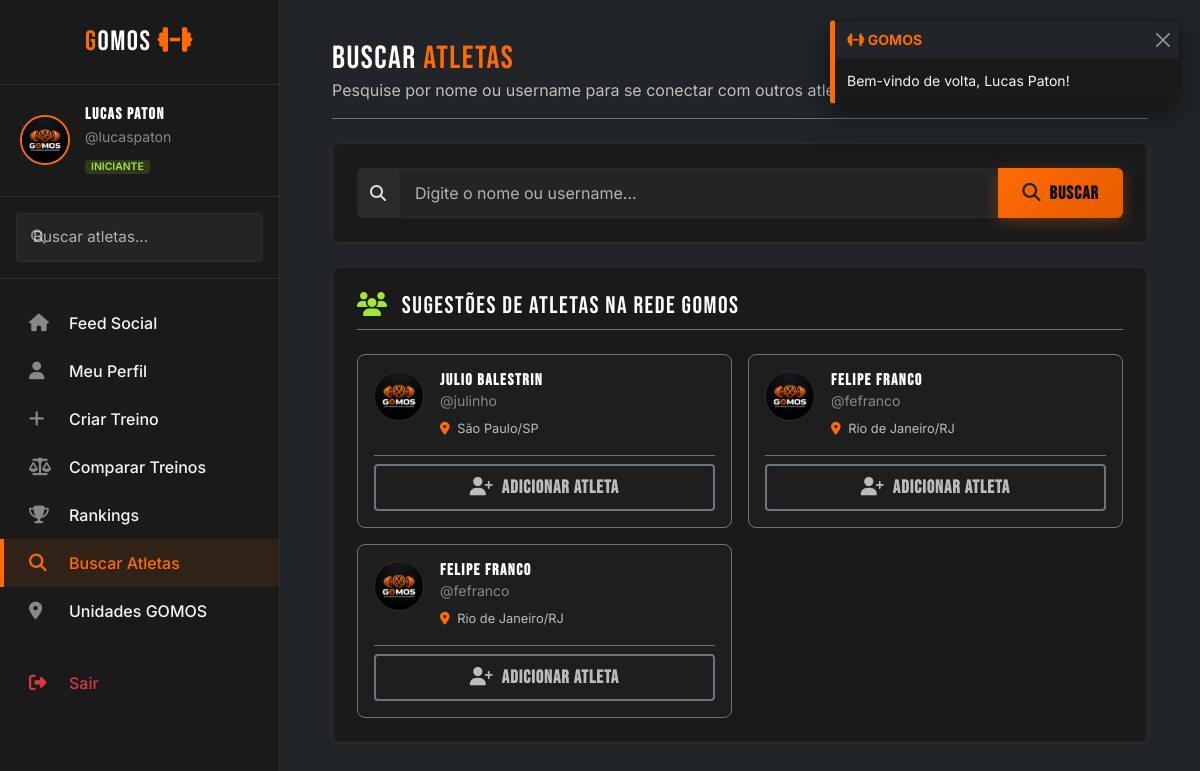
Before: /gomos/usuarios/pesquisar (signed in) with the older database file.
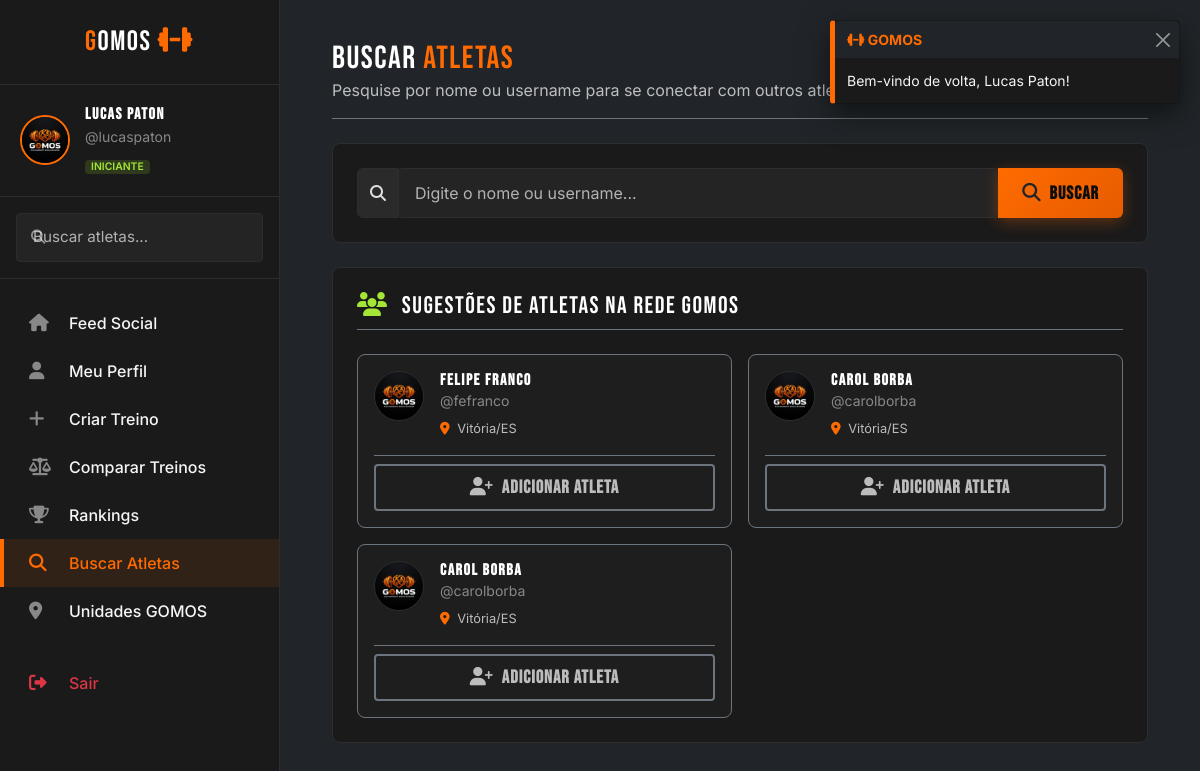
After: the same page with the newer database file.
### tables this page shows
CREATE TABLE IF NOT EXISTS usuarios (
    id INT AUTO_INCREMENT PRIMARY KEY,
    nome VARCHAR(100) NOT NULL,
    username VARCHAR(50) NOT NULL UNIQUE,
    email VARCHAR(100) NOT NULL UNIQUE,
    senha VARCHAR(255) NOT NULL,
    foto_perfil VARCHAR(255) DEFAULT 'default_avatar.png',
    bio TEXT,
    nivel_fitness ENUM('iniciante', 'intermediario', 'avancado') DEFAULT 'iniciante',
    academia_id INT,
    cidade VARCHAR(100) NOT NULL,
    estado CHAR(2) NOT NULL,
    peso DECIMAL(5,2) DEFAULT 0.00,
    altura INT DEFAULT 0,
    total_treinos INT DEFAULT 0,
    total_curtidas INT DEFAULT 0,
    pontos_ranking INT DEFAULT 0,
    ativo TINYINT(1) DEFAULT 1,
    criado_em TIMESTAMP DEFAULT CURRENT_TIMESTAMP,
    ultimo_acesso TIMESTAMP DEFAULT CURRENT_TIMESTAMP ON UPDATE CURRENT_TIMESTAMP,
    FOREIGN KEY (academia_id) REFERENCES academias(id) ON DELETE SET NULL
);

### gomos/app/controllers/UsuarioController.php (called while the page is built, shortened)
<?php
class UsuarioController {
    public function pesquisar() {
        $usuario_logado_id = Session::get('usuario_id');
        $amizadeModel = new AmizadeModel();
        $sugestoes = $amizadeModel->listarSugestoesAmigos($usuario_logado_id, 6);
        require_once __DIR__ . '/../views/usuario/pesquisar.php';
    }
}

### gomos/app/helpers/Session.php (called while the page is built, shortened)
<?php
class Session {
    public static function get($key) {
        return isset($_SESSION[$key]) ? $_SESSION[$key] : null;
    }
    public static function getAllFlashes() {
        $flashes = isset($_SESSION['flash']) ? $_SESSION['flash'] : [];
        return $flashes;
    }
}

### gomos/app/config/Database.php (called while the page is built, shortened)
<?php
class Database {
    private static $instance = null;
    private $db_name = 'gomos';
    private $username = 'root';
    private $password = '';
    private function __construct() {
        $ports = [3306, 3307];
        foreach ($ports as $port) {
            try {
                $this->conn = new PDO(
                    "mysql:host=127.0.0.1;port=" . $port . ";dbname=" . $this->db_name . ";charset=utf8mb4",
                    $this->username,
                    $this->password,
                    [
                        PDO::ATTR_ERRMODE => PDO::ERRMODE_EXCEPTION,
                        PDO::ATTR_DEFAULT_FETCH_MODE => PDO::FETCH_ASSOC,
                        PDO::ATTR_EMULATE_PREPARES => false,
                    ]
                );
                break;
            } catch (PDOException $e) {
                $lastException = $e;
            }
        }
    }
    public static function getConnection() {
        if (self::$instance === null) {
            self::$instance = new self();
        }
        return self::$instance->conn;
    }
}

### gomos/app/models/AmizadeModel.php (called while the page is built, shortened)
<?php
class AmizadeModel {
    private $db;
    public function __construct() {
        $this->db = Database::getConnection();
    }
    public function listarSugestoesAmigos($usuario_id, $limite = 5) {
        $sql_u = "SELECT cidade, academia_id FROM usuarios WHERE id = :id";
        $stmt_u = $this->db->prepare($sql_u);
        $stmt_u->execute([':id' => $usuario_id]);
        $user = $stmt_u->fetch();
        $cidade = $user ? $user['cidade'] : '';
        $academia_id = $user ? $user['academia_id'] : null;
        $sql = "SELECT id, nome, username, foto_perfil, cidade, estado
                FROM usuarios
                WHERE id != :usuario_id_excluir
                  AND ativo = 1
                  AND id NOT IN (
                      SELECT receptor_id FROM amizades WHERE solicitante_id = :usuario_id_solicitante
                      UNION
                      SELECT solicitante_id FROM amizades WHERE receptor_id = :usuario_id_receptor
                  )
                ORDER BY
                  CASE WHEN academia_id = :academia_id THEN 1 ELSE 2 END,
                  CASE WHEN cidade = :cidade THEN 1 ELSE 2 END,
                  pontos_ranking DESC
                LIMIT :limite";
        $stmt = $this->db->prepare($sql);
        $stmt->bindValue(':usuario_id_excluir', $usuario_id, PDO::PARAM_INT);
        $stmt->bindValue(':usuario_id_solicitante', $usuario_id, PDO::PARAM_INT);
        $stmt->bindValue(':usuario_id_receptor', $usuario_id, PDO::PARAM_INT);
        $stmt->bindValue(':academia_id', $academia_id, PDO::PARAM_INT);
        $stmt->bindValue(':cidade', $cidade, PDO::PARAM_STR);
        $stmt->bindValue(':limite', $limite, PDO::PARAM_INT);
        $stmt->execute();
        return $stmt->fetchAll();
    }
}

### gomos/app/views/partials/sidebar.php (called while the page is built, shortened)
<?php
$root = str_replace('\\', '/', dirname($_SERVER['SCRIPT_NAME']));
$rootUrl = rtrim($root, '/public');
?>

### gomos/app/views/usuario/pesquisar.php (the view, shortened to what the changed rows need)
<?php
require_once __DIR__ . '/../partials/header.php';
?>
<div class="dashboard-wrapper">
    <?php require_once __DIR__ . '/../partials/sidebar.php'; ?>
    <main class="main-content-gomos bg-dark">
        <div class="container-fluid">
            <div class="row">
                <div class="col-lg-12">
                    <div class="d-flex align-items-center justify-content-between mb-4 border-bottom border-secondary pb-3">
                        <div>
                            <h2 class="text-white m-0">BUSCAR <span class="text-orange">ATLETAS</span></h2>
                        </div>
                    </div>
                    <div class="card-gomos p-4">
                        <?php if (!empty($sugestoes)): ?>
                            <div class="row g-3">
                                <?php foreach ($sugestoes as $sug): ?>
                                    <div class="col-md-6 col-xxl-4">
                                        <div class="card-gomos p-3 m-0 d-flex flex-column justify-content-between h-100 border border-secondary" style="background-color: rgba(255, 255, 255, 0.02);">
                                            <div class="d-flex align-items-start gap-3">
                                                <a href="<?= $rootUrl ?>/perfil/<?= $sug['username'] ?>">
                                                    <img src="<?= $root ?>/assets/img/<?= $sug['foto_perfil'] ?: 'default_avatar.png' ?>" alt="Avatar" class="rounded-circle" style="width: 50px; height: 50px; object-fit: cover; border: 1.5px solid var(--border-color);">
                                                </a>
                                                <div class="flex-grow-1">
                                                    <h6 class="text-white m-0 fw-bold">
                                                        <a href="<?= $rootUrl ?>/perfil/<?= $sug['username'] ?>" class="text-decoration-none text-white hover-orange">
                                                            <?= $sug['nome'] ?>
                                                        </a>
                                                    </h6>
                                                    <span class="text-muted-gomos small d-block">@<?= $sug['username'] ?></span>
                                                    <div class="text-secondary small mt-2" style="font-size: 0.8rem;">
                                                        <i class="fa-solid fa-location-dot me-1 text-orange"></i> <?= $sug['cidade'] ?>/<?= $sug['estado'] ?>
                                                    </div>
                                                </div>
                                            </div>
                                            <div class="border-top border-secondary mt-3 pt-2 d-flex justify-content-end">
                                                <?php if ($sug['status_amizade'] === 'nenhum'): ?>
                                                    <form action="<?= $rootUrl ?>/amigos/adicionar/<?= $sug['id'] ?>" method="POST" class="m-0 w-100">
                                                        <button type="submit" class="btn btn-outline-gomos btn-sm w-100 py-2 border-secondary text-secondary">
                                                            <i class="fa-solid fa-user-plus me-1"></i> ADICIONAR ATLETA
                                                        </button>
                                                    </form>
                                                <?php elseif ($sug['status_amizade'] === 'pendente_enviado'): ?>
                                                    <button class="btn btn-outline-secondary btn-sm w-100 py-2 border-secondary text-muted" disabled>
                                                        <i class="fa-solid fa-clock me-1"></i> ENVIADO
                                                    </button>
                                                <?php endif; ?>
                                            </div>
                                        </div>
                                    </div>
                                <?php endforeach; ?>
                            </div>
                        <?php else: ?>
                            <p class="text-secondary small m-0">Nenhuma sugestão de conexão disponível no momento.</p>
                        <?php endif; ?>
                    </div>
                </div>
            </div>
        </div>
    </main>
</div>
<?php require_once __DIR__ . '/../partials/footer.php'; ?>

### gomos/app/views/partials/header.php (shortened to what the changed rows need)
<!DOCTYPE html>
<html lang="pt-BR">
<head>
    <link rel="stylesheet" href="https://cdn.jsdelivr.net/npm/bootstrap@5.3.0/dist/css/bootstrap.min.css">
    <link rel="stylesheet" href="https://cdnjs.cloudflare.com/ajax/libs/font-awesome/6.4.0/css/all.min.css">
    <link rel="stylesheet" href="https://code.jquery.com/ui/1.13.2/themes/base/jquery-ui.css">
    <link rel="stylesheet" href="<?= str_replace('\\', '/', dirname($_SERVER['SCRIPT_NAME'])) ?>/assets/css/style.css">
    <?php if (isset($isLanding) && $isLanding): ?>
        <link rel="stylesheet" href="<?= str_replace('\\', '/', dirname($_SERVER['SCRIPT_NAME'])) ?>/assets/css/landing.css">
    <?php else: ?>
        <link rel="stylesheet" href="<?= str_replace('\\', '/', dirname($_SERVER['SCRIPT_NAME'])) ?>/assets/css/dashboard.css">
    <?php endif; ?>
</head>
<body>
    <div class="toast-container">
        <?php
        $flashes = \App\Helpers\Session::getAllFlashes();
        foreach ($flashes as $type => $message):
        ?>
            <div class="toast toast-gomos border-left-<?= $type ?>" role="alert" aria-live="assertive" aria-atomic="true">
                <div class="toast-header bg-dark text-white border-bottom-0">
                    <strong class="me-auto text-orange"><i class="fa-solid fa-dumbbell"></i> GOMOS</strong>
                    <button type="button" class="btn-close btn-close-white" data-bs-dismiss="toast" aria-label="Close"></button>
                </div>
                <div class="toast-body">
                    <?= $message ?>
                </div>
            </div>
        <?php endforeach; ?>
    </div>

Changed rows visible on the page:
no longer on this page (row edited): usuarios: foto_perfil (picture), nome "Julio Balestrin", username "julinho", cidade "São Paulo", estado "SP"
no longer on one of the page's lists (row edited): usuarios: nome "Felipe Franco", username "fefranco", cidade "Rio de Janeiro", estado "RJ"
changed usuarios "Felipe Franco": cidade "Rio de Janeiro" → "Vitória"; estado "RJ" → "ES"
now on this page (row edited): usuarios: foto_perfil (picture), nome "Carol Borba", username "carolborba", cidade "Vitória", estado "ES"
